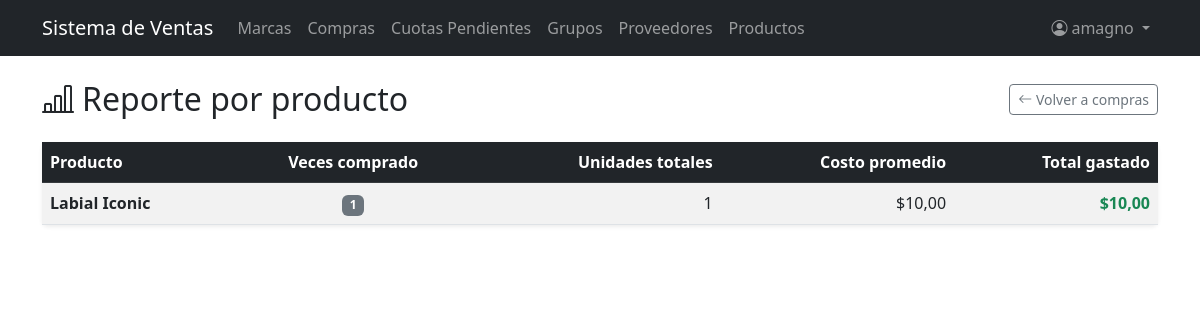
The app's page /purchases/report/ (signed in), older data.
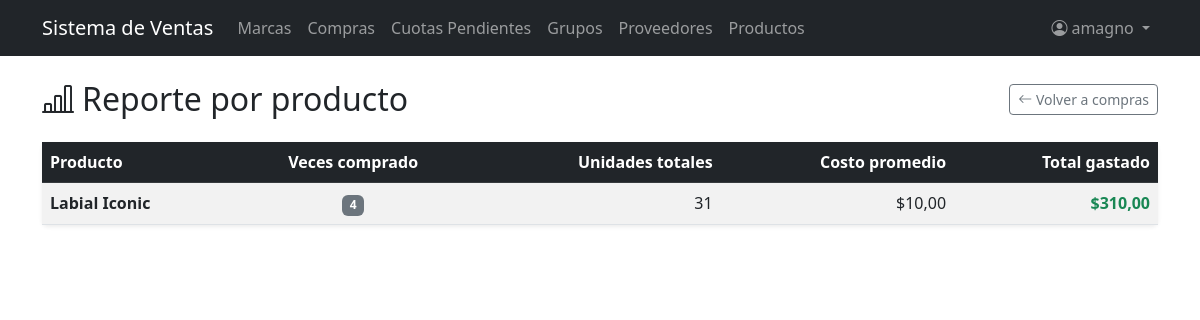
The same page, newer data.
### billing/models.py (models this page shows, shortened)
class Product(models.Model):
    name = models.CharField(max_length=200, verbose_name='Nombre del producto')
    description = models.TextField(blank=True, null=True, verbose_name='Descripción')
    brand = models.ForeignKey(Brand, on_delete=models.PROTECT, related_name='products', verbose_name='Marca')
    group = models.ForeignKey(ProductGroup, on_delete=models.PROTECT, related_name='products', verbose_name='Grupo')
    suppliers = models.ManyToManyField(Supplier, related_name='products', blank=True, verbose_name='Proveedor')
    unit_price = models.DecimalField(max_digits=12, decimal_places=2, verbose_name='Precio unitario')
    stock = models.IntegerField(default=0, validators=[MinValueValidator(0)])
    image = models.ImageField(upload_to='products/', blank=True, null=True, verbose_name='Imagen')
    is_active = models.BooleanField(default=True, verbose_name='Activo')
    created_at = models.DateTimeField(auto_now_add=True)
    updated_at = models.DateTimeField(auto_now=True)
    class Meta:
        verbose_name = 'Product'
        verbose_name_plural = 'Products'
        ordering = ['name']

### purchasing/views.py (the view)
# urls.py: path('report/', views.purchase_report, name='purchase_report'),
@login_required
@permission_required_with_message('purchasing.view_purchase', redirect_url='/purchases/')
def purchase_report(request):
    report = (
        PurchaseDetail.objects
        .values('product__name')
        .annotate(
            avg_cost=Avg('unit_cost'),
            total_qty=Sum('quantity'),
            times_bought=Count('id'),
            total_spent=Sum('subtotal'),
        )
        .order_by('-total_spent')
    )
    return render(request, 'purchasing/purchase_report.html', {'report': report})

### security/templatetags/security_tags.py (called while the page is built)
@register.filter(name='role_badge_class')
def role_badge_class(role_name):
    return ROLE_BADGE_CLASSES.get(role_name, 'bg-secondary')

@register.filter(name='has_group')
def has_group(user, group_name):
    if not user.is_authenticated:
        return False
    if user.is_superuser:      # el superusuario ve todo
        return True
    return user.groups.filter(name=group_name).exists()

### purchasing/templates/purchasing/purchase_report.html (shortened to what this page needs)
{% extends 'billing/base.html' %}
{% block content %}
<div class="d-flex justify-content-between align-items-center mb-4 flex-wrap gap-2">
  <h2 class="mb-0 d-flex align-items-center gap-2"><i class="bi bi-bar-chart-line"></i> Reporte por producto</h2>
  <a href="{% url 'purchasing:purchase_list' %}" class="btn btn-outline-secondary btn-sm"><i class="bi bi-arrow-left"></i> Volver a compras</a>
</div>
<div class="card shadow-sm border-0">
  <div class="table-responsive">
    <table class="table table-striped table-hover align-middle mb-0">
      <thead class="table-dark">
        <tr>
          <th>Producto</th>
          <th class="text-center">Veces comprado</th>
          <th class="text-end">Unidades totales</th>
          <th class="text-end">Costo promedio</th>
          <th class="text-end">Total gastado</th>
        </tr>
      </thead>
      <tbody>
        {% for row in report %}
        <tr>
          <td class="fw-semibold">{{ row.product__name }}</td>
          <td class="text-center"><span class="badge bg-secondary">{{ row.times_bought }}</span></td>
          <td class="text-end">{{ row.total_qty }}</td>
          <td class="text-end">${{ row.avg_cost|floatformat:2 }}</td>
          <td class="text-end fw-bold text-success">${{ row.total_spent|floatformat:2 }}</td>
        </tr>
        {% endfor %}
      </tbody>
    </table>
  </div>
</div>
{% endblock %}

Row changes from the older to the newer data that the page shows:
changed Product "Labial Iconic": times_bought "1" → "4"; total_qty "1" → "31"; total_spent "10,00" → "310,00"
